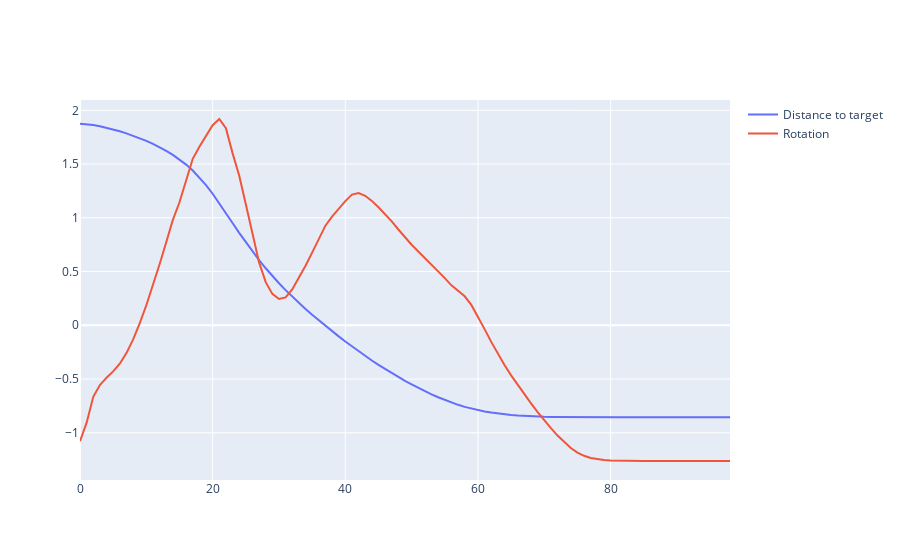

The cell this chart's notebook holds for it:
### Code cell
rotDiff = (rotDiff - np.mean(rotDiff)) / np.std(rotDiff)
posCosts = (posCosts - np.mean(posCosts)) / np.std(posCosts)

fig = go.Figure()
fig.add_trace(go.Scatter(x=fID, y=posCosts, mode="lines", name="Distance to target"))
fig.add_trace(go.Scatter(x=fID, y=rotDiff, mode="lines", name="Rotation"))
fig.show()
